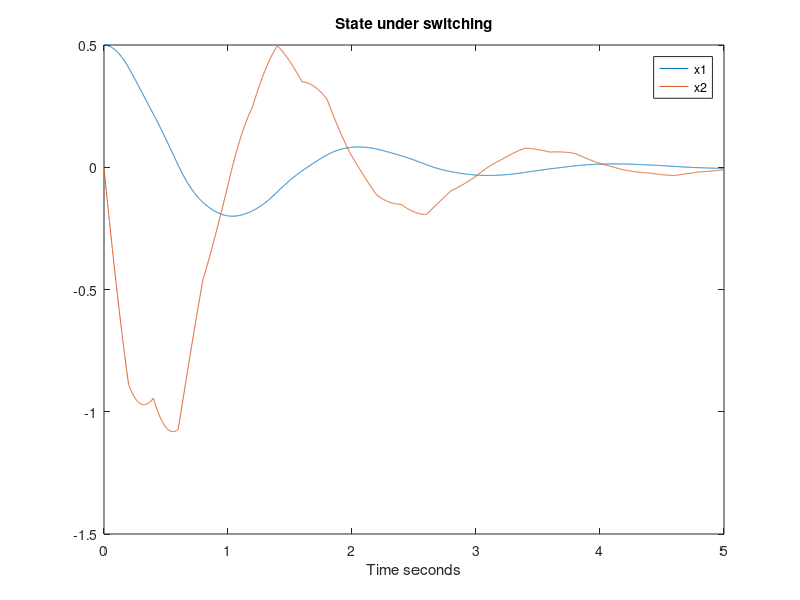

This chart was generated by the following MATLAB code:
% phase4_switch_example.m
% Two mode example for msd with different damping
m = 1; k = 10;
A1 = [0 1; -k/m -0.5/m];
A2 = [0 1; -k/m -3/m];
B = [0; 1/m];
C = [1 0]; D = 0;

% show that switching can destabilize arbitrarily chosen switching sequence
t = 0:0.001:5;
x = [0.5; 0];
xhist = zeros(2,numel(t));
mode = 1;
for idx = 1:numel(t)
    if mod(floor(idx/200),2) == 0
        A = A1;
    else
        A = A2;
    end
    xdot = A*x;
    x = x + 0.001*xdot;
    xhist(:,idx) = x;
end

figure('Name','Switching example','NumberTitle','off');
plot(t,xhist(1,:),t,xhist(2,:));
legend('x1','x2'); title('State under switching'); xlabel('Time seconds');

% Now attempt to find common P via LMI with simple static gains
